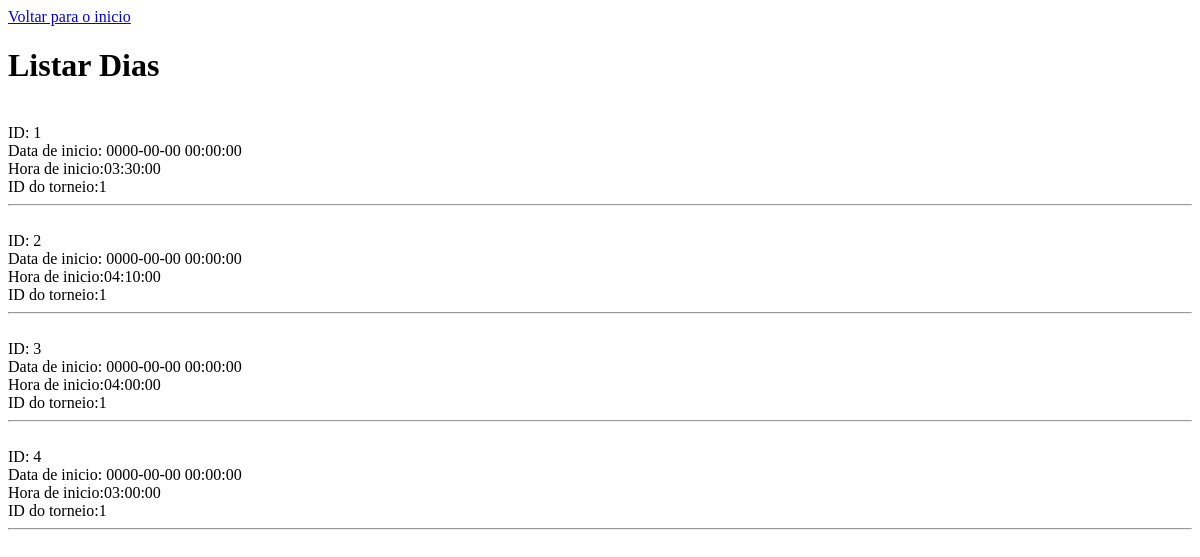
Page /lib/Select-Listar-PHP/Dias.php on the earlier database version.
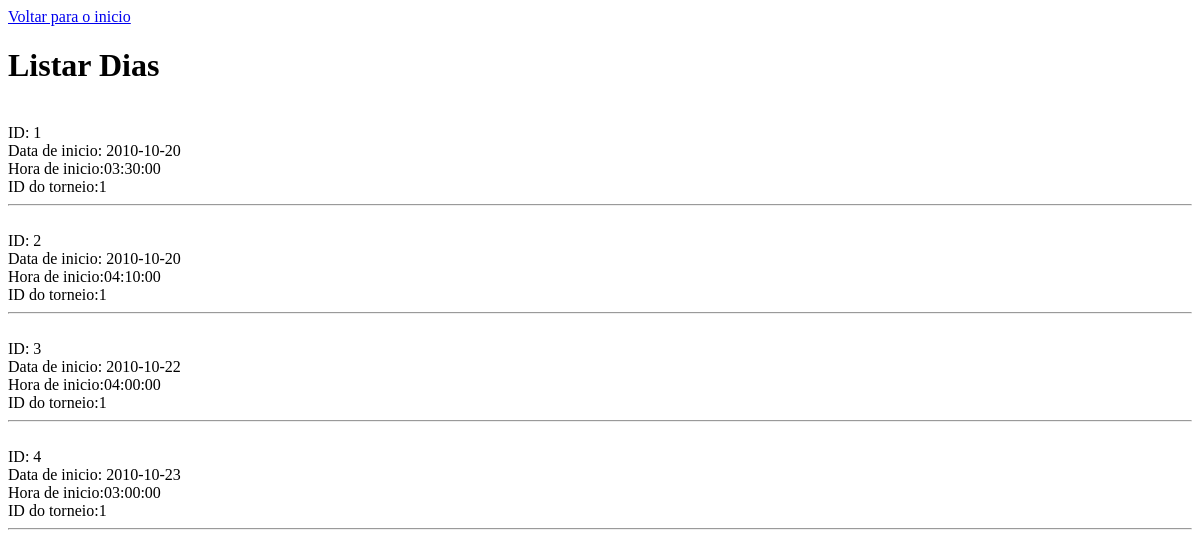
Same page on the later database version.
### tables this page shows
create table dias (
	id_dias serial not null, 
	dt_ini date not null, 
	hr_ini time not null, 
	id_torneio bigint unsigned
);

### www/lib/Select-Listar-PHP/Dias.php (the view, shortened to what this page needs)
<?php
    include("../../modulos/Conexao.php");
?>
<!DOCTYPE html>
<html lang="pt_BR">
<head>
</head>
<body>
<a href="../../index.php">Voltar para o inicio</a>
    <h1>Listar Dias</h1>
<?php
    $query_usuarios = "SELECT id_dias, dt_ini, hr_ini, id_torneio FROM dias";
    $resultado_usuarios = $pdo->prepare($query_usuarios);
    $resultado_usuarios->execute();
    if( ($resultado_usuarios) AND ($resultado_usuarios->rowCount() != 0 ) ){
        while($row_usuários = $resultado_usuarios->fetch( PDO:: FETCH_ASSOC )){
            extract($row_usuários);
            echo "<br>ID: " . $id_dias . "<br>Data de inicio: " . $dt_ini . "<br>Hora de inicio:" . $hr_ini . "<br>ID do torneio:" . $id_torneio . "<br> <hr>";
        }
    } else{
        echo "<script>alert('Erro: Nenhum dado encontrado!');</script>";
    }

Differences in the rows shown:
changed dias id 1: dt_ini "0000-00-00 00:00:00" → "2010-10-20"
changed dias id 2: dt_ini "0000-00-00 00:00:00" → "2010-10-20"
changed dias id 3: dt_ini "0000-00-00 00:00:00" → "2010-10-22"
changed dias id 4: dt_ini "0000-00-00 00:00:00" → "2010-10-23"
